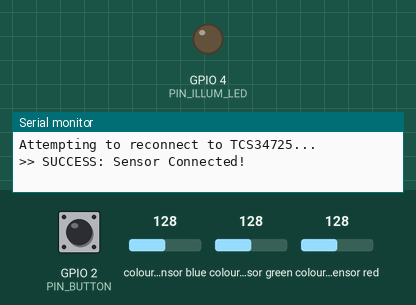
This program was run on a simulated Seeed XIAO ESP32-C3. Shown: output pins drawn as LEDs (lit = HIGH), the last lines printed to the serial monitor. The inputs (shaded band) are chosen by the test bench; at power-on: GPIO 2 (PIN_BUTTON) HIGH, colour sensor blue 128, colour sensor green 128, colour sensor red 128.

Above: at 4.2 s.
4.3 s: GPIO 2 (PIN_BUTTON) pulled LOW for 0.15 s
At 4.42 s:
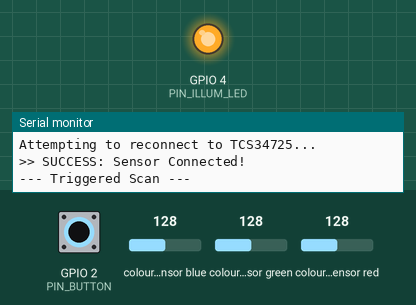
Timing chart, 0 to 7.3 s (numbered marks = the images above; inputs shaded):
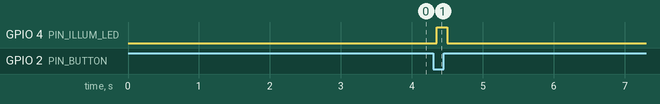

The program:

main.cpp
```cpp
#include <Arduino.h>
#include <Wire.h>
#include <WiFi.h>
#include <esp_now.h>
#include "Adafruit_TCS34725.h"

#define PIN_BUTTON D0
#define PIN_ILLUM_LED D2

Adafruit_TCS34725 tcs = Adafruit_TCS34725(TCS34725_INTEGRATIONTIME_50MS, TCS34725_GAIN_4X);

bool sensorOnline = false;

uint8_t broadcastAddress[] = {0xFF, 0xFF, 0xFF, 0xFF, 0xFF, 0xFF};
typedef struct struct_message { uint16_t r, g, b, c; } struct_message;
struct_message colorData;
esp_now_peer_info_t peerInfo;

bool checkI2CConnection() {
    Wire.beginTransmission(0x29);
    return (Wire.endTransmission() == 0);
}

void tryInitSensor() {
    Serial.println("Attempting to reconnect to TCS34725...");
    if (tcs.begin()) {
        Serial.println(">> SUCCESS: Sensor Connected!");
        sensorOnline = true;
    } else {
        Serial.println(">> FAILED: Sensor not found. Please check wiring (SDA/SCL).");
        sensorOnline = false;
    }
}

void OnDataSent(const uint8_t *mac_addr, esp_now_send_status_t status) {
    Serial.println(status == ESP_NOW_SEND_SUCCESS ? "ESP-NOW: TX OK" : "ESP-NOW: TX FAIL");
}

void setup() {
    Serial.begin(115200);
    delay(3000);

    pinMode(PIN_BUTTON, INPUT_PULLUP);
    pinMode(PIN_ILLUM_LED, OUTPUT);
    digitalWrite(PIN_ILLUM_LED, LOW);

    Wire.begin();
    Wire.setClock(100000);

    tryInitSensor();

    WiFi.mode(WIFI_STA);
    if (esp_now_init() == ESP_OK) {
        esp_now_register_send_cb(OnDataSent);
        memcpy(peerInfo.peer_addr, broadcastAddress, 6);
        peerInfo.channel = 0;
        peerInfo.encrypt = false;
        esp_now_add_peer(&peerInfo);
    }
}

unsigned long lastCheckTime = 0;

void loop() {
    unsigned long now = millis();

    if (now - lastCheckTime > 2000) {
        lastCheckTime = now;
        if (!checkI2CConnection()) {
            if (sensorOnline) {
                Serial.println("\n[!] ALERT: Sensor Disconnected!");
                sensorOnline = false;
            }
            tryInitSensor();
        }
    }

    if (sensorOnline && digitalRead(PIN_BUTTON) == LOW) {
        delay(50);
        if (digitalRead(PIN_BUTTON) == LOW) {
            Serial.println("\n--- Triggered Scan ---");

            digitalWrite(PIN_ILLUM_LED, HIGH);
            delay(100);

            if (checkI2CConnection()) {
                tcs.getRawData(&colorData.r, &colorData.g, &colorData.b, &colorData.c);
                digitalWrite(PIN_ILLUM_LED, LOW);

                Serial.printf("RAW -> R:%d G:%d B:%d C:%d\n", colorData.r, colorData.g, colorData.b, colorData.c);

                if (colorData.c > 0) {
                    esp_now_send(broadcastAddress, (uint8_t *) &colorData, sizeof(colorData));
                }
            } else {
                Serial.println("[ERROR] Bus failed during scan!");
                digitalWrite(PIN_ILLUM_LED, LOW);
                sensorOnline = false;
            }

            while (digitalRead(PIN_BUTTON) == LOW) delay(10);
            Serial.println("Ready.\n");
        }
    }
}
```

Measured:
- after the input at 4.3 s, GPIO 4 (PIN_ILLUM_LED): LOW → HIGH after 0.05 s, → LOW 0.15 s later
